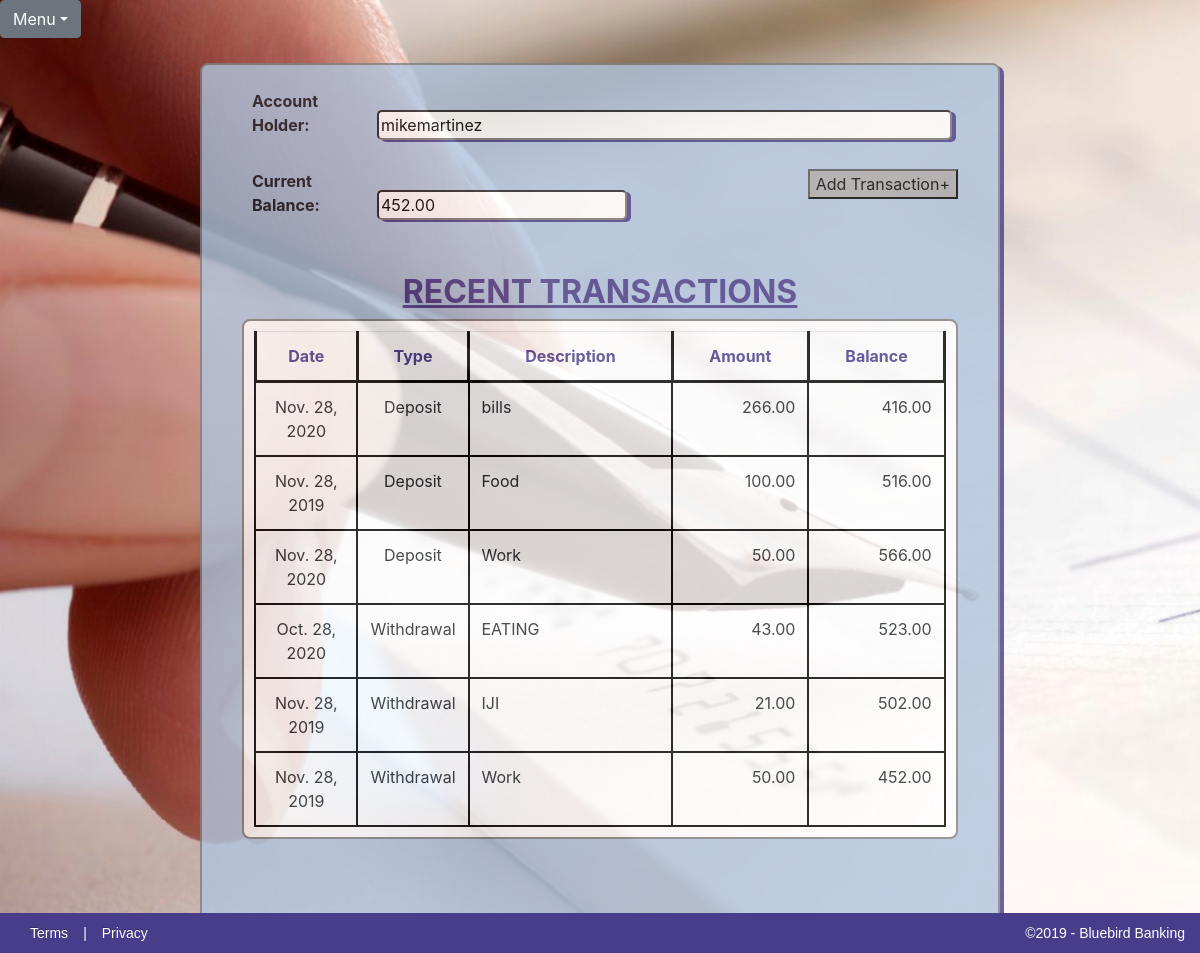
Page /1/balance/ on the committed database.
### Checkbook/models.py (models this page shows)
class Account(models.Model):
    first_name = models.CharField(max_length=50)
    last_name = models.CharField(max_length=50)
    initial_deposit = models.DecimalField(max_digits=15, decimal_places=2)
    Accounts = models.Manager()
    def __str__(self):
        return self.first_name + '' + self.last_name

class Transaction(models.Model):
    date = models.DateField()
    type = models.CharField(max_length=10, choices=TransactionTypes)
    amount = models.DecimalField(max_digits=15, decimal_places=2)
    description = models.CharField(max_length=100)
    account = models.ForeignKey(Account, on_delete=models.CASCADE)
    Transactions = models.Manager()

### Checkbook/views.py (the view)
# urls.py: path('<int:pk>/balance/', views.balance, name='balance'),
def balance(request, pk):
    account = get_object_or_404(Account, pk=pk)
    transactions = Transaction.Transactions.filter(account=pk)
    current_total = account.initial_deposit
    table_contents = { }
    for t in transactions:
        if t.type == 'Deposit':
            current_total += t.amount
            table_contents.update({t : current_total})
        else:
            current_total -= t.amount
            table_contents.update({t: current_total})
    content = {'account': account, 'table_contents': table_contents, 'balance': current_total}
    return render(request, 'checkbook/BalanceSheet.html', content)

### Checkbook/templates/checkbook/BalanceSheet.html (shortened to what this page needs)
{% extends 'checkbook_base.html' %}
{% block content %}
			<div id="all-transactions-form">
				<form>
					<br>
					<label>Account Holder:</label><input id="accountholder" type="text" name="accountHolder" value="{{account}}" readonly><br><br>
					<label>Current Balance:</label><input id="balance" type="text" name="currentBalance" value="{{balance}}" readonly>
					<button type="button"><a href="{%url 'transaction'%}">Add Transaction+</a></button>
				</form>
				<br><br>
			</div>
			<h2>RECENT TRANSACTIONS</h2>
			<table class="table table-responsive" id ="transactions-table">
				<tr id="headerRow">
					<th>Date</th>
					<th>Type</th>
					<th>Description</th>
					<th>Amount</th>
					<th>Balance</th>
				</tr>
				{% for key, total in table_contents.items %}
				<tr>
					<td class="center">{{key.date}}</td>
					<td class="center">{{key.type}}</td>
					<td class="left">{{key.description}}</td>
					<td class="right">{{key.amount}}</td>
					<td class="right">{{total}}</td>
				</tr>
				{% endfor %}
			</table>
			<br><br>
{% endblock %}

### Checkbook/templates/checkbook_base.html (shortened to what this page needs)
{% load static %}
<!DOCTYPE html>
<html lang="en">
	<head>
		<link rel="stylesheet" href="{% static '/CSS/CheckbookApp.css' %}">
		<link rel="stylesheet" href="https://stackpath.bootstrapcdn.com/bootstrap/4.3.1/css/bootstrap.min.css">
		<link rel="stylesheet" href="https://maxcdn.bootstrapcdn.com/font-awesome/4.7.0/css/font-awesome.min.css">
	</head>
	<header>
		<div class="JavaScriptDropdown">
			<div class="btn-group">
				<button type="button" class="btn btn-secondary dropdown-toggle" data-toggle="dropdown">Menu</button>
			</div>
		</div>
	</header>
	<body id="body">
		<div class="checkbook-container">
			{% block content %}{% endblock %}
			<br><br>
		</div>
		<section id="block-footer">
			<p id="footer-right"><a href="#">Terms</a>|<a href="#">Privacy</a></p>
			<p id="footer-left">&copy;2019 - Bluebird Banking</p>
		</section>
	</body>
</html>

### Checkbook/static/CSS/CheckbookApp.css (style rules this page uses)
html, body { height: cover; width: cover; }
body { font-family: Lucida Sans Unicode; text-align: center; background-image: url('../../static/images/CheckCalligraphyPen.jpg'); -webkit-background-size: cover; -moz-background-size: cover; -o-background-size: cover; background-size: cover; overflow: scroll; background-repeat: no-repeat; }
label { width: 125px; margin-left: 50px; font-weight: bold; opacity: initial; }
input, select { width: 500px; border-radius: 5px; box-shadow: 4px 2px darkslateblue; }
th { border: 3px solid black; }
tr td { height: 25px; border: 2px solid black; word-wrap: normal; vertical-align: top; width: auto; }
#headerRow { color: darkslateblue; text-align: center; }
.center { text-align: center; width: 15%; }
.left { padding-left: 10px; width: 30%; word-wrap: normal; }
.right { padding-right: 5px; width: 20%; text-align: right; }
.JavaScriptDropdown { position: relative; margin-top: 0; }
.checkbook-container { opacity: 0.8; position: relative; width: 800px; height: auto; border-radius: 8px; border: 2px solid gray; box-shadow: 4px 3px darkslateblue; margin-left: auto; margin-right: auto; margin-top: 25px; background-color: lightsteelblue; }
.checkbook-container h2 { color: darkslateblue; font-size: 32px; font-weight: bold; text-align: center; text-decoration: underline; }
#all-transactions-form { position: relative; }
#all-transactions-form button { background-color: darkgray; position: relative; right: 40px; float: right; }
#accountholder { width: 575px; }
#balance { width: 250px; }
#transactions-table { background-color:white; width: 90%; height: auto; margin-right: auto; margin-left: auto; padding: 10px; border: 2px solid gray; border-collapse: collapse; border-radius: 8px; table-layout: auto; float: center; position: relative; }
.checkbook-container button, .new-account-button { background-color: darkgray; display: block; margin-left: auto; margin-right: auto; }
button a, button a:hover { text-decoration: none; text-align: center; color:black; }
#block-footer { clear: both; display: flex; width: 100%; -moz-box-sizing: border-box; margin: 0 auto; background-color: darkslateblue; position: fixed; bottom: 0; height: 40px; }
#block-footer a, #block-footer p { flex: 1; color: white; padding: 15px 15px; font-size: 14px; line-height: 10px; font-family:'PT Sans', Arial, Helvetica, sans-serif; }
#footer-left { width: 40%; text-align: right; }
#block-footer { float:left; clear:both; width:100%; }
#block-footer a { color: white; text-shadow: 0 -1px 0 rgba(0, 0, 0, 0.25); text-decoration: none; outline: medium none; }

### rows in the picture
Account: accountHolder "mikemartinez"
Transaction: date "Nov. 28, 2020", type "Deposit", description "bills", amount "266.00", total "416.00"
Transaction: date "Nov. 28, 2019", type "Deposit", description "Food", amount "100.00", total "516.00"
Transaction: date "Nov. 28, 2020", type "Deposit", description "Work", amount "50.00", total "566.00"
Transaction: date "Oct. 28, 2020", type "Withdrawal", description "EATING", amount "43.00", total "523.00"
Transaction: date "Nov. 28, 2019", type "Withdrawal", description "IJI", amount "21.00", total "502.00"
Transaction: date "Nov. 28, 2019", type "Withdrawal", description "Work", amount "50.00", total "452.00"
